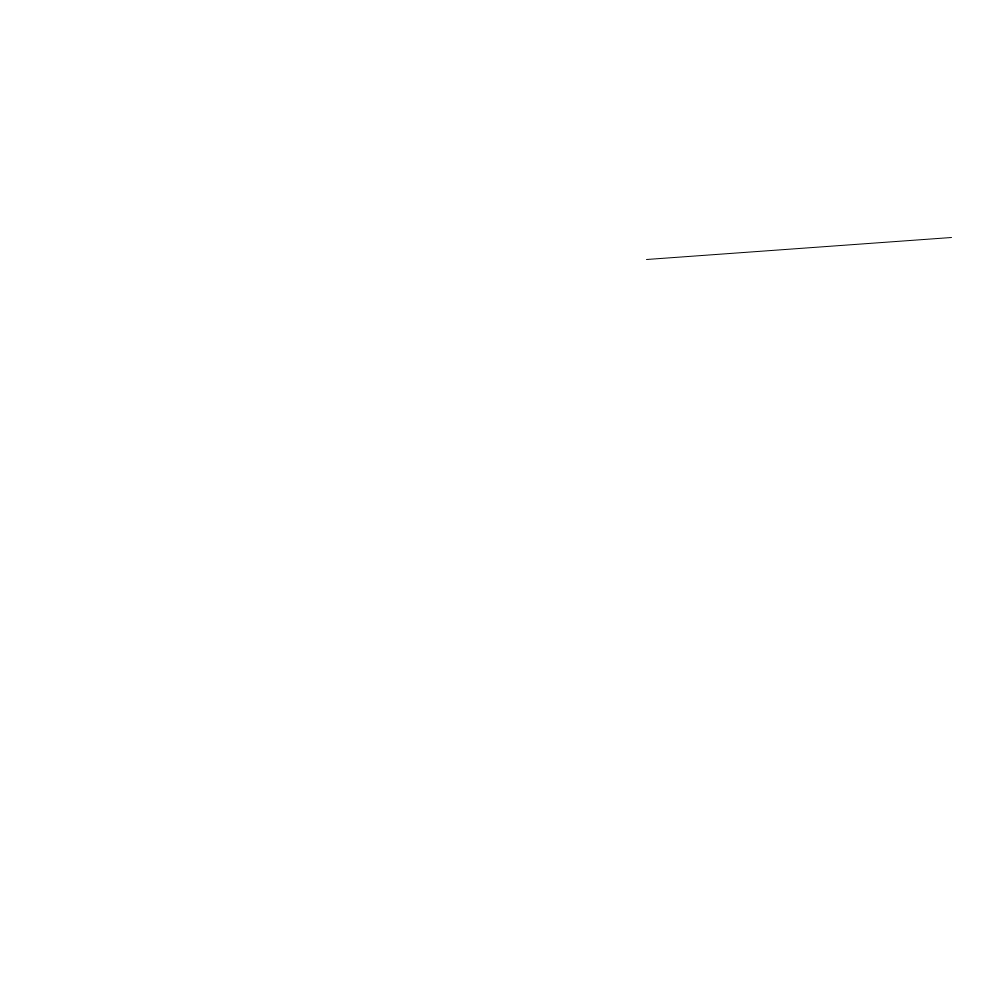
Frame 1 (no input)
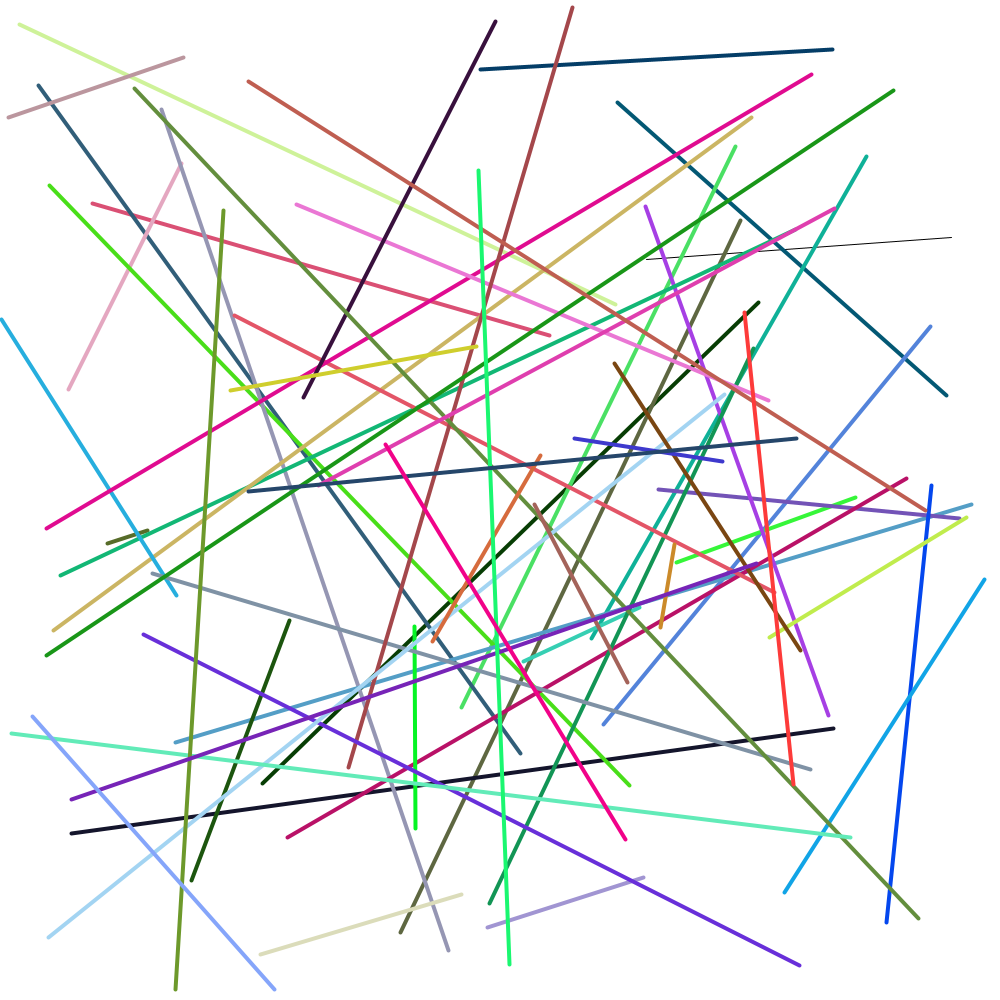
Frame 60 (the mouse pressed at the canvas centre just before this capture)
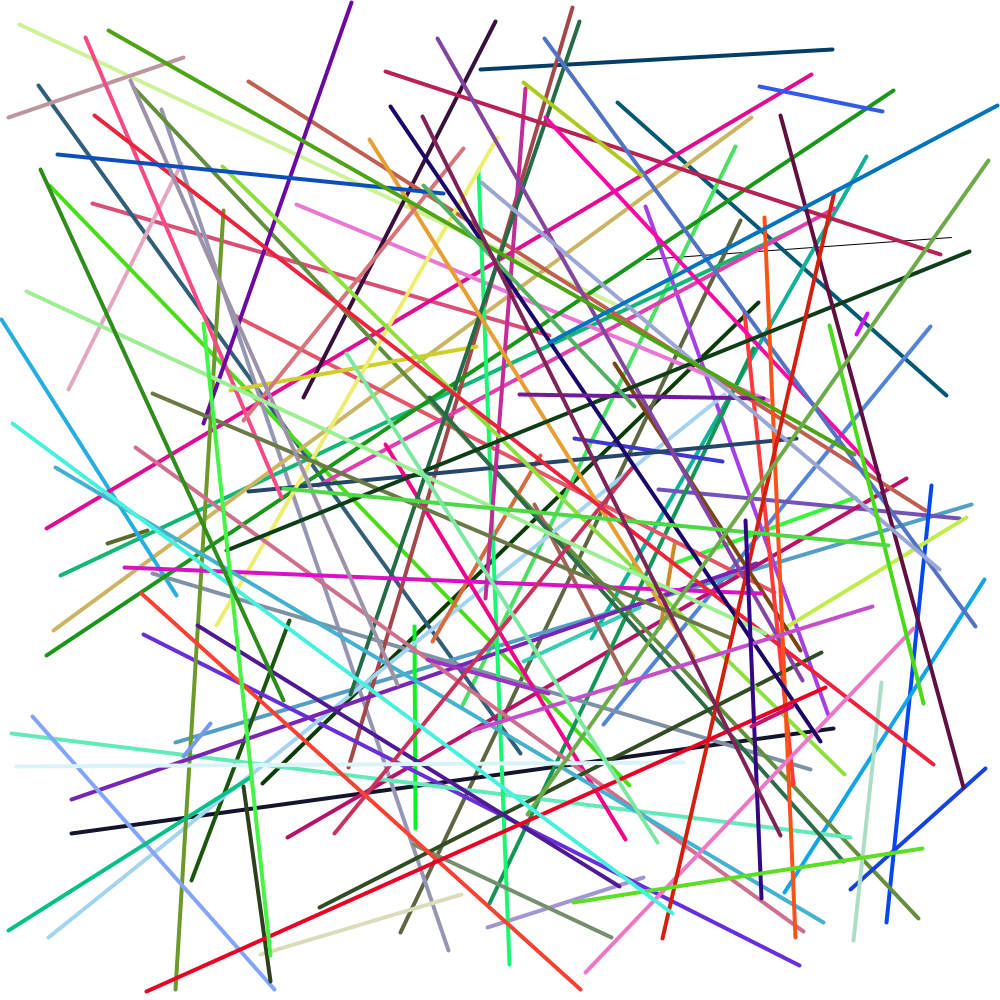
Frame 120 (the mouse held since frame 60 and released just before this capture)

The Processing sketch that drew these frames (run headless with seeded random() and noise(); from frame 60 on, the mouse is pressed at the canvas centre):

// Processing sketch: Answer_3
// ── Answer_3.pde
void setup() {
size(1000,1000);
background(255);
}

void draw(){
if (mouseX <= width && mouseY <= height/2) {
  line(random(width),random(height),random(width),random(height));
  stroke(random(255),random(255),random(255));
  strokeWeight(4);
}
}
